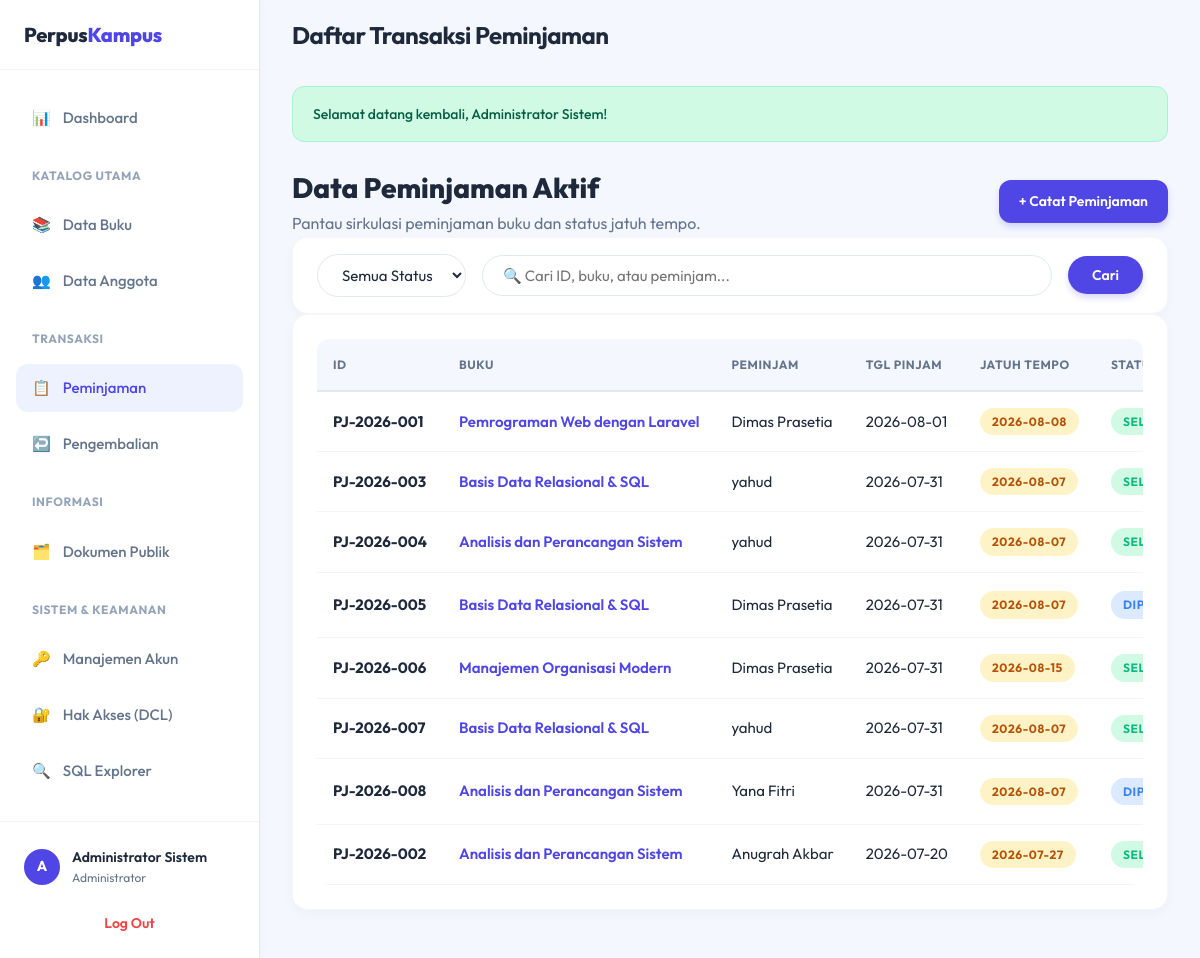
The page /index.php?url=peminjaman/index (signed in) on the database its author committed.
### tables this page shows
CREATE TABLE `peminjaman` (
  `id_peminjaman` varchar(20) NOT NULL,
  `id_anggota` varchar(15) NOT NULL,
  `id_buku` varchar(15) NOT NULL,
  `tgl_pinjam` date NOT NULL,
  `tgl_jatuh_tempo` date NOT NULL,
  `status` enum('Dipinjam','Selesai') DEFAULT 'Dipinjam',
  PRIMARY KEY (`id_peminjaman`),
  KEY `fk_peminjaman_anggota` (`id_anggota`),
  KEY `fk_peminjaman_buku` (`id_buku`),
  CONSTRAINT `fk_peminjaman_anggota` FOREIGN KEY (`id_anggota`) REFERENCES `anggota` (`id_anggota`) ON DELETE CASCADE ON UPDATE CASCADE,
  CONSTRAINT `fk_peminjaman_buku` FOREIGN KEY (`id_buku`) REFERENCES `buku` (`id_buku`) ON DELETE CASCADE ON UPDATE CASCADE
);

CREATE TABLE `buku` (
  `id_buku` varchar(15) NOT NULL,
  `id_kategori` int NOT NULL,
  `judul` varchar(150) NOT NULL,
  `penulis` varchar(100) NOT NULL,
  `penerbit` varchar(100) NOT NULL,
  `stok` int NOT NULL DEFAULT '0',
  PRIMARY KEY (`id_buku`),
  KEY `fk_buku_kategori` (`id_kategori`),
  CONSTRAINT `fk_buku_kategori` FOREIGN KEY (`id_kategori`) REFERENCES `kategori` (`id_kategori`) ON DELETE CASCADE ON UPDATE CASCADE,
  CONSTRAINT `chk_stok` CHECK ((`stok` >= 0))
);

CREATE TABLE `anggota` (
  `id_anggota` varchar(15) NOT NULL,
  `nama` varchar(100) NOT NULL,
  `email` varchar(100) NOT NULL,
  `no_hp` varchar(20) DEFAULT NULL,
  `alamat` text,
  PRIMARY KEY (`id_anggota`),
  UNIQUE KEY `email` (`email`)
);

### app/Core/Controller.php (called while the page is built, shortened)
<?php
class Controller {
    public function view($view, $data = []) {
        require_once __DIR__ . '/../Views/' . $view . '.php';
    }
    public function model($model) {
        return new $model();
    }
    public function user(): ?array {
        return $_SESSION['user'] ?? null;
    }
}

### app/Controllers/PeminjamanController.php (called while the page is built, shortened)
<?php
class PeminjamanController extends Controller {
    public function index() {
        $peminjamanModel = $this->model('PeminjamanModel');
        $user = $this->user();
        $idAnggota = ($user['role'] === 'Anggota') ? ($user['id_anggota'] ?? null) : null;
        $statusFilter = isset($_GET['status']) && $_GET['status'] !== '' ? $_GET['status'] : null;
        $keyword = $_GET['search'] ?? null;
        $data['peminjaman'] = $peminjamanModel->getAllPeminjaman($idAnggota, $statusFilter, $keyword);
        $data['status_filter'] = $statusFilter;
        $data['keyword'] = $keyword;
        $this->view('peminjaman/index', $data);
    }
}

### app/Core/App.php (called while the page is built, shortened)
<?php
class App {
    protected $method     = 'index';
    public function __construct() {
        $url = $this->parseUrl();
        if (isset($url[0])) {
            $controllerName = ucfirst($url[0]) . 'Controller';
            $file = self::CONTROLLERS_PATH . $controllerName . '.php';
            if (file_exists($file)) {
                unset($url[0]);
            }
        }
        $this->controller = new $this->controller;
        if (isset($url[1])) {
            if (method_exists($this->controller, $url[1])) {
                $this->method = $url[1];
                unset($url[1]);
            }
        }
        $this->params = $url ? array_values($url) : [];
        call_user_func_array([$this->controller, $this->method], $this->params);
    }
    public function parseUrl(): array {
        if (isset($_GET['url'])) {
            return explode('/', filter_var(rtrim($_GET['url'], '/'), FILTER_SANITIZE_URL));
        }
        return [];
    }
}

### public/index.php (called while the page is built, shortened)
<?php
require_once BASE_PATH . '/app/Config/Database.php';
require_once BASE_PATH . '/app/Core/Model.php';
require_once BASE_PATH . '/app/Core/Controller.php';
require_once BASE_PATH . '/app/Core/App.php';
$app = new App();

### app/Core/Model.php (called while the page is built, shortened)
<?php
require_once __DIR__ . '/../Config/Database.php';
abstract class Model {
    public function __construct(PDO $db = null) {
        $this->db = $db ?? Database::getInstance();
    }
}

### app/Config/Database.php (called while the page is built, shortened)
<?php
class Database {
    private static $instance = null;
    private $host = 'localhost';
    private $user = 'root';
    private $pass = '';
    private $name = 'db_perpustakaan_kampus';
    private function __construct() {
        try {
            $dsn = "mysql:host={$this->host};dbname={$this->name};charset=utf8mb4";
            $options = [
                PDO::ATTR_ERRMODE            => PDO::ERRMODE_EXCEPTION,
                PDO::ATTR_DEFAULT_FETCH_MODE => PDO::FETCH_ASSOC,
                PDO::ATTR_EMULATE_PREPARES   => false,
            ];
            $this->conn = new PDO($dsn, $this->user, $this->pass, $options);
        } catch (PDOException $e) {
            die("Database Connection Error: " . $e->getMessage());
        }
    }
    public static function getInstance() {
        if (!self::$instance) {
            self::$instance = new Database();
        }
        return self::$instance->conn;
    }
}

### app/Models/PeminjamanModel.php (called while the page is built, shortened)
<?php
class PeminjamanModel extends Model {
    public function getAllPeminjaman(?string $idAnggota = null, ?string $status = null, ?string $search = null) {
        $where = [];
        $params = [];
        $whereClause = count($where) > 0 ? "WHERE " . implode(" AND ", $where) : "";
        $query = "SELECT p.id_peminjaman, a.nama AS nama_peminjam, b.judul AS judul_buku,
                         p.tgl_pinjam, p.tgl_jatuh_tempo, p.status
                  FROM peminjaman p
                  JOIN anggota a ON p.id_anggota = a.id_anggota
                  JOIN buku b    ON p.id_buku = b.id_buku
                  $whereClause
                  ORDER BY p.tgl_pinjam DESC";
        $stmt = $this->db->prepare($query);
        $stmt->execute($params);
        return $stmt->fetchAll();
    }
}

### app/Views/peminjaman/index.php (the view, shortened to what this page needs)
<?php include __DIR__ . '/../layouts/_flash.php'; ?>
<div class="flex-between align-center mb-4">
    <div>
        <h1 style="font-size:1.75rem; font-weight:800;"><?= $_SESSION['user']['role'] === 'Anggota' ? 'Peminjaman Saya' : 'Data Peminjaman Aktif' ?></h1>
        <p class="text-muted">Pantau sirkulasi peminjaman buku dan status jatuh tempo.</p>
    </div>
    <div class="flex-row-gap">
        <?php if($_SESSION['user']['role'] !== 'Anggota'): ?>
        <a href="index.php?url=peminjaman/tambah" class="btn btn-primary">+ Catat Peminjaman</a>
        <?php endif; ?>
    </div>
</div>
<div class="card mb-4" style="padding: 1rem 1.5rem;">
    <form action="index.php" method="GET" class="search-form" style="display:flex; gap:1rem; flex-wrap:wrap;">
        <select name="status" class="form-control" onchange="this.form.submit()" style="border-radius:99px; cursor:pointer; width:auto;">
            <option value="">Semua Status</option>
        </select>
        <input type="text" name="search" placeholder="🔍 Cari ID, buku, atau peminjam..."
               value="<?= htmlspecialchars($data['keyword'] ?? '') ?>" class="form-control" style="flex:1;">
        <button type="submit" class="btn btn-primary">Cari</button>
    </form>
</div>
<div class="card">
    <div class="table-responsive">
        <table class="table">
            <thead>
                <tr>
                    <th>ID</th>
                    <th>Buku</th>
                    <th>Peminjam</th>
                    <th>Tgl Pinjam</th>
                    <th>Jatuh Tempo</th>
                    <th>Status</th>
                </tr>
            </thead>
            <tbody>
                <?php foreach($data['peminjaman'] as $row): ?>
                <?php
                    $jatuhTempo = new DateTime($row['tgl_jatuh_tempo']);
                    $today      = new DateTime();
                    $terlambat  = $today > $jatuhTempo && $row['status'] !== 'Selesai';
                ?>
                <tr>
                    <td><strong><?= $row['id_peminjaman'] ?></strong></td>
                    <td style="font-weight:600; color:var(--primary);"><?= htmlspecialchars($row['judul_buku']) ?></td>
                    <td><?= htmlspecialchars($row['nama_peminjam']) ?></td>
                    <td><?= $row['tgl_pinjam'] ?></td>
                    <td>
                        <span class="badge <?= $terlambat ? 'danger' : 'warning' ?>">
                            <?= $terlambat ? 'Terlambat (' . $row['tgl_jatuh_tempo'] . ')' : $row['tgl_jatuh_tempo'] ?>
                        </span>
                    </td>
                    <td>
                        <?php if($row['status'] === 'Selesai'): ?>
                            <span class="badge success">Selesai</span>
                        <?php else: ?>
                            <span class="badge info">Dipinjam</span>
                        <?php endif; ?>
                    </td>
                </tr>
                <?php endforeach; ?>
            </tbody>
        </table>
    </div>
</div>

### public/css/style.css (style rules this page uses)
:root { --primary: #4F46E5; --primary-hover: #4338CA; --primary-light: #EEF2FF; --bg-body: #F4F7FE; --surface: #FFFFFF; --sidebar-bg: #FFFFFF; --text-main: #1E293B; --text-muted: #64748B; --text-light: #94A3B8; --border: #E2E8F0; --border-light: #F1F5F9; --success: #10B981; --success-bg: #D1FAE5; --warning: #F59E0B; --warning-bg: #FEF3C7; --danger: #EF4444; --danger-bg: #FEE2E2; --info: #3B82F6; --info-bg: #DBEAFE; --sidebar-width: 260px; --header-height: 70px; --radius-sm: 8px; --radius-md: 12px; --radius-lg: 16px; --shadow-sm: 0 1px 2px rgba(0, 0, 0, 0.04); --shadow-md: 0 4px 12px rgba(0, 0, 0, 0.03); --shadow-hover: 0 10px 25px rgba(0, 0, 0, 0.06); }
* { margin: 0; padding: 0; box-sizing: border-box; }
body { font-family: 'Outfit', -apple-system, BlinkMacSystemFont, sans-serif; background-color: var(--bg-body); color: var(--text-main); line-height: 1.6; -webkit-font-smoothing: antialiased; }
a { text-decoration: none; color: var(--primary); transition: all 0.2s ease; }
.text-muted { color: var(--text-muted); }
.flex-between { display: flex; justify-content: space-between; align-items: center; }
.flex-row-gap { display: flex; gap: 0.75rem; align-items: center; }
.card { background: var(--surface); border-radius: var(--radius-lg); padding: 1.5rem; box-shadow: var(--shadow-md); border: 1px solid rgba(0,0,0,0.03); transition: box-shadow 0.3s ease, transform 0.3s ease; }
.btn { display: inline-flex; align-items: center; justify-content: center; gap: 0.5rem; padding: 0.625rem 1.25rem; border-radius: var(--radius-md); font-weight: 600; font-size: 0.875rem; cursor: pointer; border: none; transition: all 0.2s ease; font-family: inherit; }
.btn-primary { background: var(--primary); color: white; box-shadow: 0 4px 6px rgba(79, 70, 229, 0.2); }
.badge { display: inline-flex; align-items: center; padding: 0.25rem 0.75rem; border-radius: 99px; font-size: 0.75rem; font-weight: 700; text-transform: uppercase; letter-spacing: 0.05em; }
.badge.info { background: var(--info-bg); color: var(--info); }
.badge.warning { background: var(--warning-bg); color: #B45309; }
.badge.success { background: var(--success-bg); color: var(--success); }
.form-control { width: 100%; padding: 0.625rem 1rem; border: 1.5px solid var(--border); border-radius: var(--radius-sm); font-family: inherit; font-size: 0.9375rem; transition: all 0.2s; background: var(--surface); color: var(--text-main); }
.search-form { display: flex; gap: 0.75rem; align-items: center; }
.search-form .form-control { border-radius: 99px; padding-left: 1.25rem; }
.search-form .btn { border-radius: 99px; padding-left: 1.5rem; padding-right: 1.5rem; }
.table-responsive { overflow-x: auto; border-radius: var(--radius-md); }
.table { width: 100%; border-collapse: collapse; white-space: nowrap; }
.table th { background: var(--bg-body); font-weight: 700; color: var(--text-muted); text-transform: uppercase; font-size: 0.75rem; letter-spacing: 0.05em; padding: 1rem; text-align: left; border-bottom: 2px solid var(--border); }
.table td { padding: 1rem; border-bottom: 1px solid var(--border-light); font-size: 0.9375rem; color: var(--text-main); vertical-align: middle; }
.table tbody tr { transition: background 0.2s; }

### rows shown on the page
peminjaman: id_peminjaman "PJ-2026-001", id_buku.judul "Pemrograman Web dengan Laravel", id_anggota.nama "Dimas Prasetia", tgl_pinjam "2026-08-01", tgl_jatuh_tempo "2026-08-08", status "SELESAI"
peminjaman: id_peminjaman "PJ-2026-003", id_buku.judul "Basis Data Relasional & SQL", id_anggota.nama "yahud", tgl_pinjam "2026-07-31", tgl_jatuh_tempo "2026-08-07", status "SELESAI"
peminjaman: id_peminjaman "PJ-2026-004", id_buku.judul "Analisis dan Perancangan Sistem", id_anggota.nama "yahud", tgl_pinjam "2026-07-31", tgl_jatuh_tempo "2026-08-07", status "SELESAI"
peminjaman: id_peminjaman "PJ-2026-005", id_buku.judul "Basis Data Relasional & SQL", id_anggota.nama "Dimas Prasetia", tgl_pinjam "2026-07-31", tgl_jatuh_tempo "2026-08-07", status "DIPINJAM"
peminjaman: id_peminjaman "PJ-2026-006", id_buku.judul "Manajemen Organisasi Modern", id_anggota.nama "Dimas Prasetia", tgl_pinjam "2026-07-31", tgl_jatuh_tempo "2026-08-15", status "SELESAI"
peminjaman: id_peminjaman "PJ-2026-007", id_buku.judul "Basis Data Relasional & SQL", id_anggota.nama "yahud", tgl_pinjam "2026-07-31", tgl_jatuh_tempo "2026-08-07", status "SELESAI"
peminjaman: id_peminjaman "PJ-2026-008", id_buku.judul "Analisis dan Perancangan Sistem", id_anggota.nama "Yana Fitri", tgl_pinjam "2026-07-31", tgl_jatuh_tempo "2026-08-07", status "DIPINJAM"
peminjaman: id_peminjaman "PJ-2026-002", id_buku.judul "Analisis dan Perancangan Sistem", id_anggota.nama "Anugrah Akbar", tgl_pinjam "2026-07-20", tgl_jatuh_tempo "2026-07-27", status "SELESAI"

### other values the page prints
substr($_SESSION['user']['nama_lengkap'], 0, 1) "A"
$_SESSION['user']['nama_lengkap'] "Administrator Sistem"
$_SESSION['user']['role'] "Administrator"
$data['title'] "Daftar Transaksi Peminjaman"
$_SESSION['flash'] "Selamat datang kembali, Administrator Sistem!"
